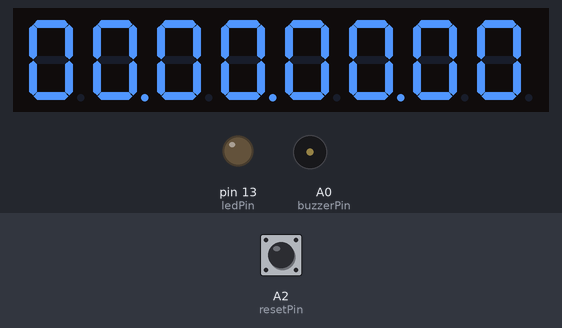
Bench run of a sketch on a simulated Arduino Uno, built with avr-gcc and run on an emulated ATmega328P. On the bench: 8-digit seven-segment display, output pins drawn as LEDs (lit = HIGH), buzzer (waves = sounding, pin HIGH). Dashed ring = blinking. The inputs (shaded band) are chosen by the test bench; at power-on: A2 (resetPin) HIGH.

Above: at 1.2 s.
1.3 s: A2 (resetPin) pulled LOW for 0.15 s
At 1.5 s:
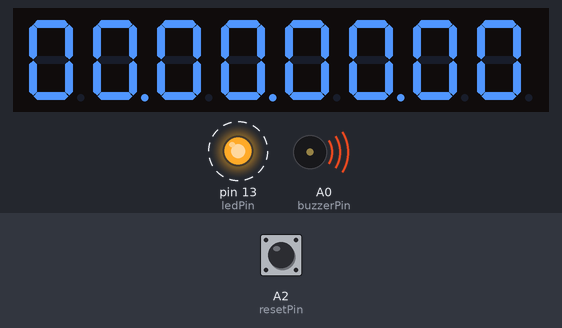
2.0 s: A2 (resetPin) pulled LOW for 1 s
At 2.8 s:
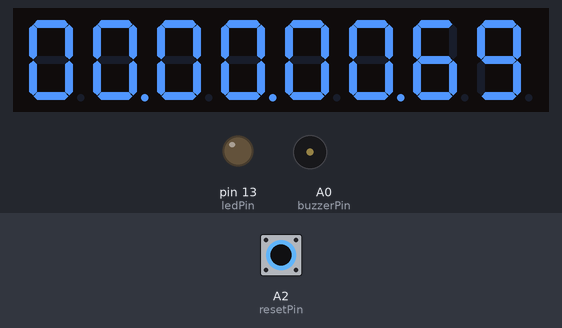
3.6 s: A2 (resetPin) pulled LOW for 0.15 s
At 3.8 s:
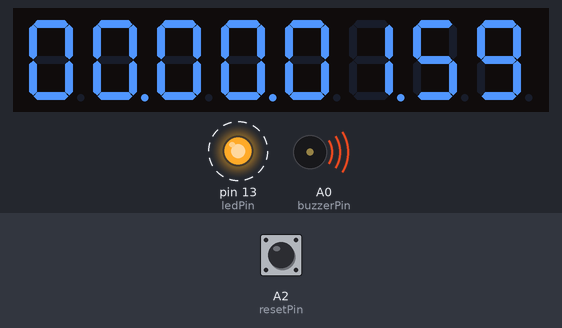
4.3 s: A2 (resetPin) pulled LOW for 1 s
At 5.35 s:
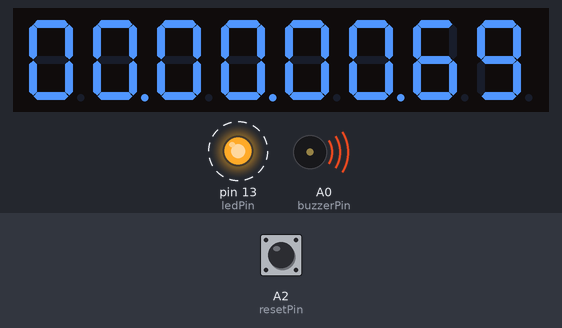
Timing chart, 0 to 6.9 s (numbered marks = the images above; inputs shaded):
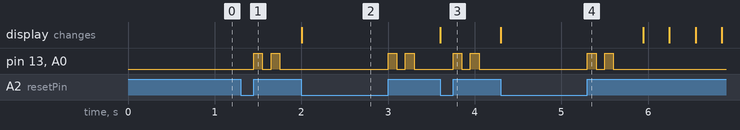

Measured:
- after the input at 1.3 s, pin 13 (ledPin), A0 (buzzerPin): alternates HIGH for 0.10 s and LOW for 0.10 s, starting after 0.15 s
- after the input at 2.0 s, pin 13 (ledPin), A0 (buzzerPin): alternates HIGH for 0.10 s and LOW for 0.10 s, starting after 1.0 s
- after the input at 3.6 s, pin 13 (ledPin), A0 (buzzerPin): alternates HIGH for 0.10 s and LOW for 0.10 s, starting after 0.15 s
- after the input at 4.3 s, pin 13 (ledPin), A0 (buzzerPin): alternates HIGH for 0.10 s and LOW for 0.10 s, 4 changes in all, then stays LOW, starting after 1.0 s

The sketch:

RESET_CHRONO.ino
```cpp
#include <LedControl.h>

LedControl lc = LedControl(10, 11, 12, 1);

int resetPin = A2;
int buzzerPin = A0;
int ledPin = 13;
unsigned long previousMillis = 0;
unsigned long currentMillis = 0;
unsigned long elapsedTime = 0;
bool timingStarted = false;
bool buttonState = HIGH;
unsigned long debounceDelay = 20;

void setup() {
  lc.shutdown(0, false);
  lc.setIntensity(0, 8);
  lc.clearDisplay(0);
  displayTime(0, 0, 0, 0);

  pinMode(resetPin, INPUT_PULLUP);
  pinMode(buzzerPin, OUTPUT);
  pinMode(ledPin, OUTPUT);
}

void loop() {
  currentMillis = millis();

  if (digitalRead(resetPin) == LOW && buttonState == HIGH && (currentMillis - previousMillis) > debounceDelay) {
    // Wait for the button to be released to avoid bouncing
    delay(50);
    while (digitalRead(resetPin) == LOW); // Active waiting until the button is released

    previousMillis = currentMillis; // Reset the timer
    timingStarted = true; // Start the timer
    // Produce a beep sound and blink the LED twice
    beepAndBlink();
  }

  if (timingStarted) {
    elapsedTime = currentMillis - previousMillis;
    int hours = elapsedTime / 3600000;
    int minutes = (elapsedTime / 60000) % 60;
    int seconds = (elapsedTime / 1000) % 60;
    int milliseconds = elapsedTime % 1000 / 10;

    displayTime(hours, minutes, seconds, milliseconds);
  }
}

void displayTime(int hours, int minutes, int seconds, int milliseconds) {
  lc.setDigit(0, 7, (hours / 10) % 10, false); // Tenth of an hour
  lc.setDigit(0, 6, hours % 10, true);         // Hour
  lc.setDigit(0, 5, (minutes / 10) % 10, false);// Tenth of a minute
  lc.setDigit(0, 4, minutes % 10, true);        // Minute
  lc.setDigit(0, 3, (seconds / 10) % 10, false);// Tenth of a second
  lc.setDigit(0, 2, seconds % 10, true);       // Second
  lc.setDigit(0, 1, (milliseconds / 10) % 10, false);// Tenth of a millisecond
  lc.setDigit(0, 0, milliseconds % 10, false); // Millisecond
}

void beepAndBlink() {
  for (int i = 0; i < 2; ++i) {
    analogWrite(buzzerPin, 128);  // Use PWM value to produce sound
    digitalWrite(ledPin, HIGH);  // Turn on the LED
    delay(100);  // Maintain sound and on state for 100 ms
    analogWrite(buzzerPin, 0);    // Stop the sound
    digitalWrite(ledPin, LOW);   // Turn off the LED
    delay(100);  // Maintain off state for 100 ms
  }
}
```
